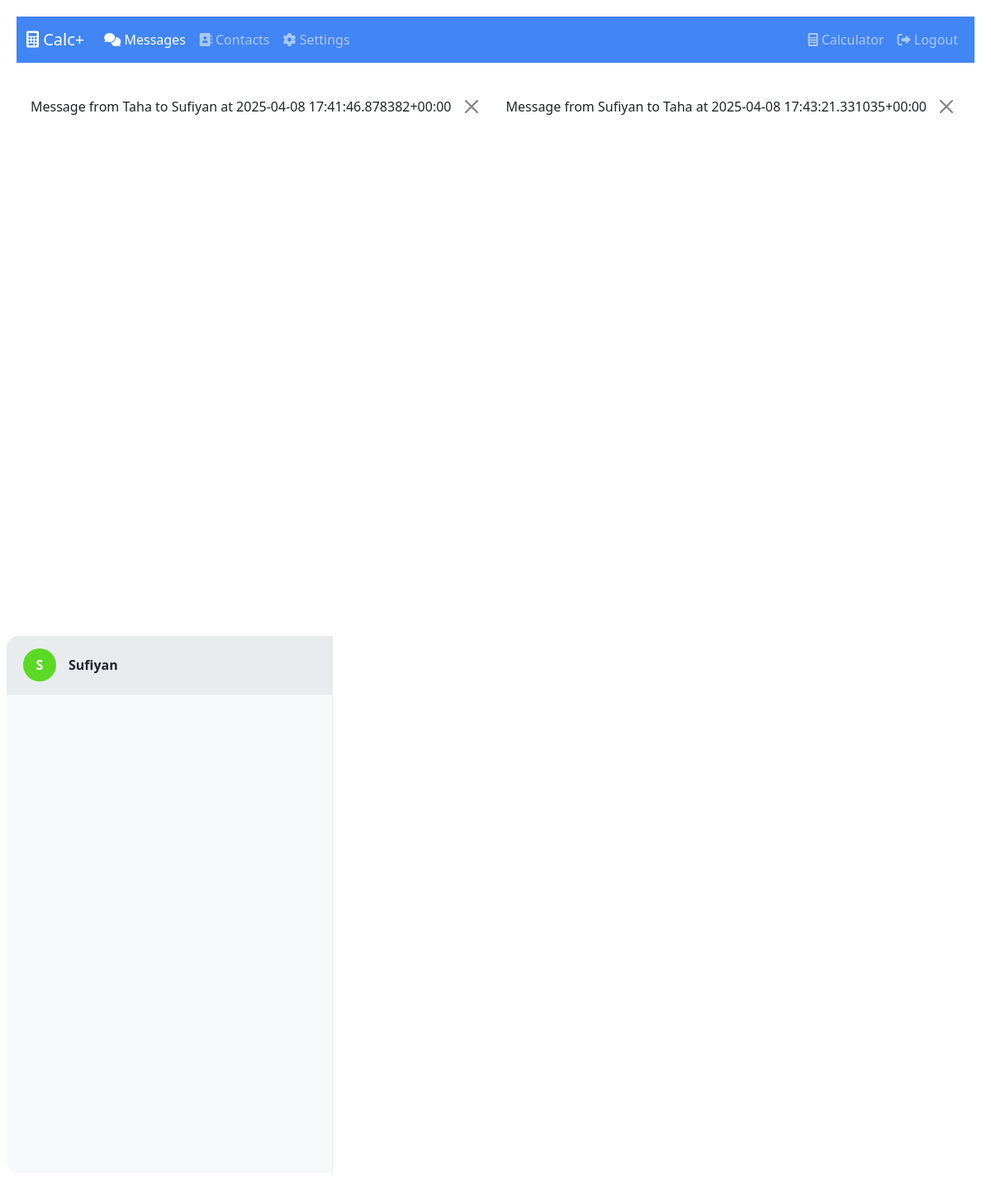
Page /messages/?contact=2 (signed in) on the earlier database version.
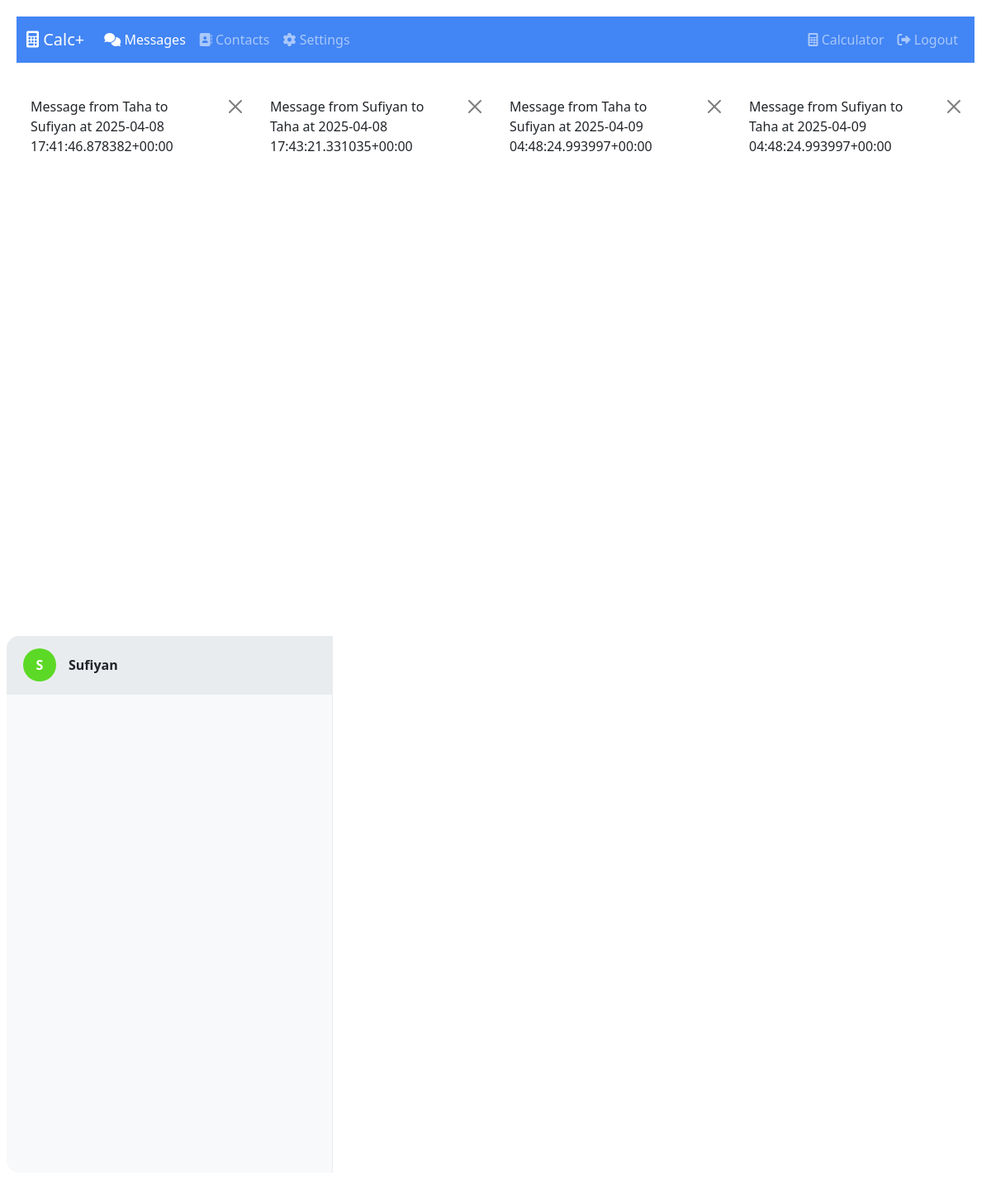
Same page on the later database version.
### core/models.py (models this page shows, shortened)
class Message(models.Model):
    sender = models.ForeignKey(User, on_delete=models.CASCADE, related_name='sent_messages')
    receiver = models.ForeignKey(User, on_delete=models.CASCADE, related_name='received_messages')
    content = models.TextField(help_text="Encrypted message content")
    sent_on = models.DateTimeField(default=timezone.now)
    is_read = models.BooleanField(default=False)
    session = models.ForeignKey(ConversationSession, on_delete=models.SET_NULL, null=True,
                              related_name='messages', help_text="The session used for encryption")
    message_number = models.PositiveIntegerField(default=0, help_text="Position in the session for key verification")
    ephemeral_key = models.TextField(blank=True, null=True,
                                  help_text="Ephemeral key used for this specific message (for perfect forward secrecy)")
    class Meta:
        ordering = ['-sent_on']
    def __str__(self):
        return f"Message from {self.sender.username} to {self.receiver.username} at {self.sent_on}"

class Contact(models.Model):
    owner = models.ForeignKey(User, on_delete=models.CASCADE, related_name='contacts')
    contact_user = models.ForeignKey(User, on_delete=models.CASCADE, related_name='contacted_by')
    added_on = models.DateTimeField(auto_now_add=True)
    security_code = models.CharField(max_length=64, blank=True, null=True,
                                   help_text="Security verification code like WhatsApp's security code")
    security_verified = models.BooleanField(default=False,
                                          help_text="Whether the security code has been verified by the user")
    class Meta:
        unique_together = ['owner', 'contact_user']

### core/views.py (the view)
# urls.py: path('messages/', views.messages_view, name='messages_view'),
@login_required
def messages_view(request):
    if not request.session.get('calculator_verified', False):
        return redirect('calculator_view')
    contacts = Contact.objects.filter(owner=request.user).select_related('contact_user')
    selected_contact_id = request.GET.get('contact')
    selected_contact = None
    selected_contact_obj = None  # The Contact object (not User) for security verification
    messages_list = []
    if selected_contact_id:
        try:
            selected_contact = User.objects.get(id=selected_contact_id)
            contact_obj = Contact.objects.filter(owner=request.user, contact_user=selected_contact).first()
            if not contact_obj:
                selected_contact = None
            else:
                selected_contact_obj = contact_obj
                messages_list = Message.objects.filter(
                    (Q(sender=request.user) & Q(receiver=selected_contact)) |
                    (Q(sender=selected_contact) & Q(receiver=request.user))
                ).order_by('sent_on')
                Message.objects.filter(
                    sender=selected_contact,
                    receiver=request.user,
                    is_read=False
                ).update(is_read=True)
        except User.DoesNotExist:
            pass
    return render(request, 'core/messages.html', {
        'contacts': contacts,
        'selected_contact': selected_contact,
        'selected_contact_obj': selected_contact_obj,  # Pass the Contact object for security verification
        'messages': messages_list,
        'form': MessageForm() if selected_contact else None
    })

### core/templates/core/messages.html (shortened to what this page needs)
{% extends 'core/base.html' %}
{% load static %}
{% block content %}
<div class="row messages-container">
    <div class="col-md-4 col-lg-3 p-0 contact-list">
        {% for contact in contacts %}
        <div class="contact-item {% if selected_contact and selected_contact.id == contact.contact_user.id %}active{% endif %}"
             data-contact-id="{{ contact.contact_user.id }}">
            <div class="contact-info">
                <div class="contact-avatar" style="background-color: hsl({{ contact.contact_user.id|add:100 }}, 70%, 50%)">
                    {{ contact.contact_user.username|slice:":1"|upper }}
                </div>
                <div class="contact-details">
                    <div class="contact-name">{{ contact.contact_user.username }}</div>
                </div>
            </div>
        </div>
        {% empty %}
        <div class="p-4 text-center">
            <p>No contacts yet.</p>
            <a href="{% url 'contacts_view' %}" class="btn btn-sm btn-primary">Add Contacts</a>
        </div>
        {% endfor %}
    </div>
</div>
{% endblock %}

### core/templates/core/base.html (shortened to what this page needs)
<!DOCTYPE html>
<html lang="en">
<head>
    <link href="https://cdn.jsdelivr.net/npm/bootstrap@5.2.3/dist/css/bootstrap.min.css" rel="stylesheet">
    <link href="https://cdnjs.cloudflare.com/ajax/libs/font-awesome/6.0.0/css/all.min.css" rel="stylesheet">
    {% load static %}
    <link rel="stylesheet" href="{% static 'core/css/styles.css' %}">
</head>
<body data-theme="{{ request.user.profile.theme|default:'light' }}">
    <div class="container-fluid app-container">
        {% block navbar %}
            {% if user.is_authenticated and request.session.calculator_verified %}
            <nav class="navbar navbar-expand-lg navbar-dark bg-primary mb-4">
                <div class="container-fluid">
                    <a class="navbar-brand" href="{% url 'messages_view' %}">
                        <i class="fas fa-calculator"></i> Calc+
                    </a>
                    <div class="collapse navbar-collapse" id="navbarNav">
                        <ul class="navbar-nav me-auto">
                            <li class="nav-item">
                                <a class="nav-link {% if request.resolver_match.url_name == 'messages_view' %}active{% endif %}"
                                   href="{% url 'messages_view' %}">
                                    <i class="fas fa-comments"></i> Messages
                                </a>
                            </li>
                            <li class="nav-item">
                                <a class="nav-link {% if request.resolver_match.url_name == 'contacts_view' %}active{% endif %}"
                                   href="{% url 'contacts_view' %}">
                                    <i class="fas fa-address-book"></i> Contacts
                                </a>
                            </li>
                            <li class="nav-item">
                                <a class="nav-link {% if request.resolver_match.url_name == 'settings_view' %}active{% endif %}"
                                   href="{% url 'settings_view' %}">
                                    <i class="fas fa-cog"></i> Settings
                                </a>
                            </li>
                        </ul>
                        <ul class="navbar-nav">
                            <li class="nav-item">
                                <a class="nav-link" href="{% url 'calculator_view' %}">
                                    <i class="fas fa-calculator"></i> Calculator
                                </a>
                            </li>
                            <li class="nav-item">
                                <a class="nav-link" href="{% url 'logout_view' %}">
                                    <i class="fas fa-sign-out-alt"></i> Logout
                                </a>
                            </li>
                        </ul>
                    </div>
                </div>
            </nav>
            {% endif %}
        {% endblock %}
        {% if messages %}
            <div class="messages-container">
                {% for message in messages %}
                    <div class="alert alert-{{ message.tags }} alert-dismissible fade show" role="alert">
                        {{ message }}
                        <button type="button" class="btn-close" data-bs-dismiss="alert" aria-label="Close"></button>
                    </div>
                {% endfor %}
            </div>
        {% endif %}
        <div class="content-container">
            {% block content %}{% endblock %}
        </div>
    </div>
</body>
</html>

Differences in the rows shown:
added Message: sender+receiver+sent_on "Message from Taha to Sufiyan at 2025-04-09 04:48:24.993997+00:00"
added Message: sender+receiver+sent_on "Message from Sufiyan to Taha at 2025-04-09 04:48:24.993997+00:00"
